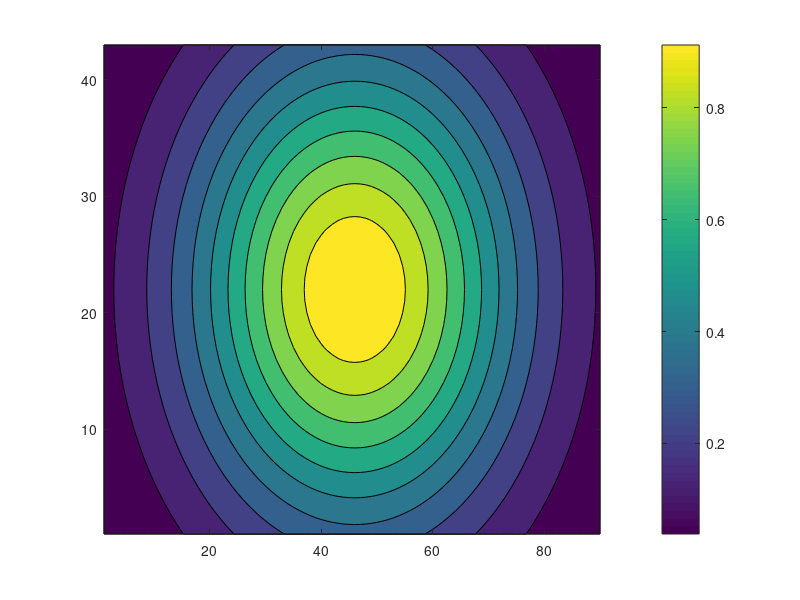

Write the MATLAB code that produced this figure. (Note: this script raises an error after producing the figure.)
clear all
close all
%restoredefaultpath
%addpath(genpath('../../../../gsw_matlab_v3_02'))

nx=90;
ny=43;
nz=101;

x=linspace(0,2*pi*4,nx);
y=linspace(0,2*pi*4/floor(nx/ny),ny);
[X,Y]=meshgrid(x,y);
Z1=sin(X).*sin(Y);

x=linspace(0,2*pi*2,nx);
y=linspace(0,2*pi*2/floor(nx/ny),ny);
[X,Y]=meshgrid(x,y);
Z2=sin(X).*sin(Y);

s=linspace(35,37,nz);
t=linspace(15,5,nz);
p=linspace(0,4000,nz);

t=repmat(t, [nx 1]);
t=repmat(permute(t,[3 2 1]),[ny 1 1]);
t=permute(t,[2 1 3]);
s=repmat(s, [nx 1]);
s=repmat(permute(s,[3 2 1]),[ny 1 1]);
s=permute(s,[2 1 3]);
p=repmat(p, [nx 1]);
p=repmat(permute(p,[3 2 1]),[ny 1 1]);
p=permute(p,[2 1 3]);

Z1=repmat(permute(Z1,[3 1 2]),[nz 1 1]);
Z2=repmat(permute(Z2,[3 1 2]),[nz 1 1]);

%%%%%%%%%%%%%%%%%%%%
% exponential function
[XX,YY]=meshgrid(0:nx-1,0:ny-1);
cx=floor(nx/2);
cy=floor(ny/2);
ex=exp(-(1/(10*nx))*((XX-cx).^2+(nx/ny)*(YY-cy).^2));

contourf(ex)
colorbar
ex=repmat(permute(ex,[3 1 2]),[nz 1 1]);

%%%%%%%%%%%%%%%%%%%%

t=t.*(1+0.2*Z1)+20*ex;
s=s.*(1+0.02*Z2);

r=gsw_rho(s,t,0*p);

lat=linspace(-80,80,ny);
lon=linspace(0,360,nx+1);
lon=lon(1:end-1);

lat=repmat(lat, [nx 1]);
lats=repmat(permute(lat,[3 2 1]),[nz 1 1]);

lon=repmat(lon, [ny 1]);
longs=repmat(permute(lon,[3 1 2]),[nz 1 1]);

figure
contourf(squeeze(r(1,:,:)))
colorbar
figure
contourf(squeeze(r(:,8,:)))
colorbar


ct=t;
vars = {'s','ct','p','lats','longs'};
save('data/input_data.mat',vars{:})
